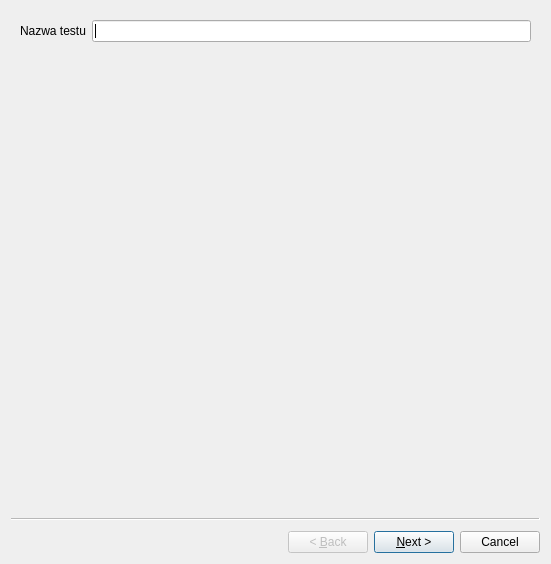
<?xml version="1.0" encoding="UTF-8"?>
<ui version="4.0">
 <class>TestWizard</class>
 <widget class="QWizard" name="TestWizard">
  <property name="geometry">
   <rect>
    <x>0</x>
    <y>0</y>
    <width>551</width>
    <height>564</height>
   </rect>
  </property>
  <property name="windowTitle">
   <string>Wizard</string>
  </property>
  <widget class="QWizardPage" name="wizardPage1">
   <layout class="QFormLayout" name="formLayout">
    <item row="0" column="0">
     <widget class="QLabel" name="label">
      <property name="text">
       <string>Nazwa testu</string>
      </property>
     </widget>
    </item>
    <item row="0" column="1">
     <widget class="QLineEdit" name="lineEdit"/>
    </item>
   </layout>
  </widget>
  <widget class="QWizardPage" name="wizardPage2">
   <layout class="QFormLayout" name="formLayout_2">
    <item row="1" column="0">
     <widget class="QLabel" name="lchDozownik">
      <property name="text">
       <string>Wybierz dozownik</string>
      </property>
     </widget>
    </item>
    <item row="1" column="1">
     <widget class="QComboBox" name="cbDozownik">
      <item>
       <property name="text">
        <string>--</string>
       </property>
      </item>
      <item>
       <property name="text">
        <string>1</string>
       </property>
      </item>
      <item>
       <property name="text">
        <string>2</string>
       </property>
      </item>
      <item>
       <property name="text">
        <string>3</string>
       </property>
      </item>
      <item>
       <property name="text">
        <string>4</string>
       </property>
      </item>
      <item>
       <property name="text">
        <string>5</string>
       </property>
      </item>
     </widget>
    </item>
    <item row="2" column="0">
     <widget class="QLabel" name="lchCiecz">
      <property name="text">
       <string>Wybierz ciecz</string>
      </property>
     </widget>
    </item>
    <item row="2" column="1">
     <widget class="QComboBox" name="cbCiecz">
      <item>
       <property name="text">
        <string>--</string>
       </property>
      </item>
      <item>
       <property name="text">
        <string>Ciecz 1</string>
       </property>
      </item>
      <item>
       <property name="text">
        <string>Ciecz 2</string>
       </property>
      </item>
      <item>
       <property name="text">
        <string>Ciecz 3</string>
       </property>
      </item>
     </widget>
    </item>
    <item row="3" column="0">
     <widget class="QLabel" name="lbojetoscicieczy">
      <property name="text">
       <string>Podaj objętość cieczy
do zadozowania</string>
      </property>
     </widget>
    </item>
    <item row="3" column="1">
     <layout class="QHBoxLayout" name="horizontalLayout">
      <item>
       <widget class="QDoubleSpinBox" name="iloscCieczy"/>
      </item>
      <item>
       <widget class="QLabel" name="lunit">
        <property name="text">
         <string>ml</string>
        </property>
       </widget>
      </item>
      <item>
       <spacer name="horizontalSpacer">
        <property name="orientation">
         <enum>Qt::Horizontal</enum>
        </property>
        <property name="sizeHint" stdset="0">
         <size>
          <width>40</width>
          <height>20</height>
         </size>
        </property>
       </spacer>
      </item>
      <item>
       <widget class="QLabel" name="lMaxvalue">
        <property name="text">
         <string>Maksymalna objętość</string>
        </property>
       </widget>
      </item>
      <item>
       <widget class="QLabel" name="maxcieczy">
        <property name="text">
         <string>0</string>
        </property>
       </widget>
      </item>
      <item>
       <widget class="QLabel" name="lunit2">
        <property name="text">
         <string>ml</string>
        </property>
       </widget>
      </item>
     </layout>
    </item>
    <item row="4" column="0">
     <widget class="QLabel" name="lzaplon">
      <property name="text">
       <string>Wybór źródła zapłonu</string>
      </property>
     </widget>
    </item>
    <item row="4" column="1">
     <widget class="QComboBox" name="cbZaplon">
      <item>
       <property name="text">
        <string>--</string>
       </property>
      </item>
      <item>
       <property name="text">
        <string>Zapłon iskrą elektryczną</string>
       </property>
      </item>
      <item>
       <property name="text">
        <string>Zapłon iskrą mechaniczną</string>
       </property>
      </item>
      <item>
       <property name="text">
        <string>Zapłon płomieniem</string>
       </property>
      </item>
     </widget>
    </item>
    <item row="5" column="0">
     <widget class="QLabel" name="liskra">
      <property name="enabled">
       <bool>false</bool>
      </property>
      <property name="text">
       <string>Iskra elektryczna
energia, napięci</string>
      </property>
     </widget>
    </item>
    <item row="5" column="1">
     <widget class="QComboBox" name="cbenergiaIskry">
      <item>
       <property name="text">
        <string>--</string>
       </property>
      </item>
      <item>
       <property name="text">
        <string>Energia wybierana manualnie</string>
       </property>
      </item>
      <item>
       <property name="text">
        <string>Przełącznik mechaniczny</string>
       </property>
      </item>
     </widget>
    </item>
   </layout>
  </widget>
  <widget class="QWizardPage" name="wizardPage3">
   <layout class="QVBoxLayout" name="verticalLayout">
    <item>
     <layout class="QHBoxLayout" name="horizontalLayout_9">
      <item>
       <widget class="QLabel" name="lquestion1_2">
        <property name="text">
         <string>Czy układ dozownika </string>
        </property>
       </widget>
      </item>
      <item>
       <widget class="QLabel" name="dozowniknr">
        <property name="text">
         <string>X</string>
        </property>
       </widget>
      </item>
      <item>
       <widget class="QLabel" name="lquestion2">
        <property name="text">
         <string>jest napelniony</string>
        </property>
       </widget>
      </item>
      <item>
       <spacer name="horizontalSpacer_13">
        <property name="orientation">
         <enum>Qt::Horizontal</enum>
        </property>
        <property name="sizeHint" stdset="0">
         <size>
          <width>40</width>
          <height>20</height>
         </size>
        </property>
       </spacer>
      </item>
     </layout>
    </item>
    <item>
     <layout class="QHBoxLayout" name="horizontalLayout_8">
      <item>
       <widget class="QCheckBox" name="cbNo">
        <property name="text">
         <string>Nie</string>
        </property>
       </widget>
      </item>
      <item>
       <widget class="QCheckBox" name="cbYes">
        <property name="text">
         <string>Tak</string>
        </property>
       </widget>
      </item>
      <item>
       <spacer name="horizontalSpacer_2">
        <property name="orientation">
         <enum>Qt::Horizontal</enum>
        </property>
        <property name="sizeHint" stdset="0">
         <size>
          <width>906</width>
          <height>20</height>
         </size>
        </property>
       </spacer>
      </item>
     </layout>
    </item>
    <item>
     <widget class="QFrame" name="frame">
      <property name="frameShape">
       <enum>QFrame::StyledPanel</enum>
      </property>
      <property name="frameShadow">
       <enum>QFrame::Raised</enum>
      </property>
      <layout class="QFormLayout" name="formLayout_3">
       <item row="0" column="0">
        <widget class="QLabel" name="lstep1">
         <property name="text">
          <string>Wyjmij końcówki dozownika poza komorę</string>
         </property>
        </widget>
       </item>
       <item row="0" column="1">
        <layout class="QHBoxLayout" name="horizontalLayout_5">
         <item>
          <spacer name="horizontalSpacer_4">
           <property name="orientation">
            <enum>Qt::Horizontal</enum>
           </property>
           <property name="sizeHint" stdset="0">
            <size>
             <width>40</width>
             <height>20</height>
            </size>
           </property>
          </spacer>
         </item>
         <item>
          <widget class="QPushButton" name="pbStep1">
           <property name="text">
            <string>Zrobione</string>
           </property>
          </widget>
         </item>
         <item>
          <spacer name="horizontalSpacer_5">
           <property name="orientation">
            <enum>Qt::Horizontal</enum>
           </property>
           <property name="sizeHint" stdset="0">
            <size>
             <width>40</width>
             <height>20</height>
            </size>
           </property>
          </spacer>
         </item>
        </layout>
       </item>
       <item row="7" column="0">
        <widget class="QLabel" name="lstep3">
         <property name="text">
          <string>Czy układ się napełnił</string>
         </property>
        </widget>
       </item>
       <item row="7" column="1">
        <layout class="QHBoxLayout" name="horizontalLayout_3">
         <item>
          <spacer name="horizontalSpacer_8">
           <property name="orientation">
            <enum>Qt::Horizontal</enum>
           </property>
           <property name="sizeHint" stdset="0">
            <size>
             <width>40</width>
             <height>20</height>
            </size>
           </property>
          </spacer>
         </item>
         <item>
          <widget class="QCheckBox" name="cbStep3Yes">
           <property name="text">
            <string>Tak</string>
           </property>
          </widget>
         </item>
         <item>
          <widget class="QCheckBox" name="cbStep3No">
           <property name="text">
            <string>Nie</string>
           </property>
          </widget>
         </item>
         <item>
          <spacer name="horizontalSpacer_9">
           <property name="orientation">
            <enum>Qt::Horizontal</enum>
           </property>
           <property name="sizeHint" stdset="0">
            <size>
             <width>40</width>
             <height>20</height>
            </size>
           </property>
          </spacer>
         </item>
        </layout>
       </item>
       <item row="12" column="0">
        <widget class="QLabel" name="lstep4">
         <property name="text">
          <string>Ustaw końcówki dozowników pod parownikiem 
i zamknij komorę</string>
         </property>
        </widget>
       </item>
       <item row="12" column="1">
        <layout class="QHBoxLayout" name="horizontalLayout_7">
         <item>
          <spacer name="horizontalSpacer_10">
           <property name="orientation">
            <enum>Qt::Horizontal</enum>
           </property>
           <property name="sizeHint" stdset="0">
            <size>
             <width>40</width>
             <height>20</height>
            </size>
           </property>
          </spacer>
         </item>
         <item>
          <widget class="QPushButton" name="pbStep4">
           <property name="text">
            <string>OK</string>
           </property>
          </widget>
         </item>
         <item>
          <spacer name="horizontalSpacer_11">
           <property name="orientation">
            <enum>Qt::Horizontal</enum>
           </property>
           <property name="sizeHint" stdset="0">
            <size>
             <width>40</width>
             <height>20</height>
            </size>
           </property>
          </spacer>
         </item>
        </layout>
       </item>
       <item row="1" column="0" colspan="2">
        <widget class="Line" name="line">
         <property name="minimumSize">
          <size>
           <width>15</width>
           <height>2</height>
          </size>
         </property>
         <property name="orientation">
          <enum>Qt::Horizontal</enum>
         </property>
        </widget>
       </item>
       <item row="3" column="0">
        <layout class="QHBoxLayout" name="horizontalLayout_2">
         <item>
          <widget class="QLabel" name="lstep2">
           <property name="text">
            <string>Rozpocznij napełnanie układu dozownika</string>
           </property>
          </widget>
         </item>
         <item>
          <widget class="QLabel" name="dozowniknr_2">
           <property name="text">
            <string>X</string>
           </property>
          </widget>
         </item>
         <item>
          <spacer name="horizontalSpacer_12">
           <property name="orientation">
            <enum>Qt::Horizontal</enum>
           </property>
           <property name="sizeHint" stdset="0">
            <size>
             <width>40</width>
             <height>20</height>
            </size>
           </property>
          </spacer>
         </item>
        </layout>
       </item>
       <item row="3" column="1">
        <layout class="QHBoxLayout" name="horizontalLayout_6">
         <item>
          <spacer name="horizontalSpacer_6">
           <property name="orientation">
            <enum>Qt::Horizontal</enum>
           </property>
           <property name="sizeHint" stdset="0">
            <size>
             <width>40</width>
             <height>20</height>
            </size>
           </property>
          </spacer>
         </item>
         <item>
          <widget class="QPushButton" name="pbStep2">
           <property name="text">
            <string>Start</string>
           </property>
          </widget>
         </item>
         <item>
          <spacer name="horizontalSpacer_7">
           <property name="orientation">
            <enum>Qt::Horizontal</enum>
           </property>
           <property name="sizeHint" stdset="0">
            <size>
             <width>40</width>
             <height>20</height>
            </size>
           </property>
          </spacer>
         </item>
        </layout>
       </item>
       <item row="6" column="0" colspan="2">
        <widget class="Line" name="line_2">
         <property name="minimumSize">
          <size>
           <width>15</width>
           <height>2</height>
          </size>
         </property>
         <property name="orientation">
          <enum>Qt::Horizontal</enum>
         </property>
        </widget>
       </item>
       <item row="10" column="0" colspan="2">
        <widget class="QWidget" name="wstep3a" native="true">
         <layout class="QHBoxLayout" name="horizontalLayout_4">
          <item>
           <widget class="QPushButton" name="pbStep3aRun">
            <property name="text">
             <string>Uruchom cykl</string>
            </property>
           </widget>
          </item>
          <item>
           <spacer name="horizontalSpacer_3">
            <property name="orientation">
             <enum>Qt::Horizontal</enum>
            </property>
            <property name="sizeHint" stdset="0">
             <size>
              <width>403</width>
              <height>20</height>
             </size>
            </property>
           </spacer>
          </item>
          <item>
           <widget class="QPushButton" name="pbStep3aOk">
            <property name="text">
             <string>OK</string>
            </property>
           </widget>
          </item>
         </layout>
        </widget>
       </item>
       <item row="11" column="0" colspan="2">
        <widget class="Line" name="line_3">
         <property name="minimumSize">
          <size>
           <width>15</width>
           <height>2</height>
          </size>
         </property>
         <property name="orientation">
          <enum>Qt::Horizontal</enum>
         </property>
        </widget>
       </item>
      </layout>
     </widget>
    </item>
   </layout>
  </widget>
  <widget class="QWizardPage" name="wizardPage4"/>
 </widget>
 <resources/>
 <connections/>
</ui>
